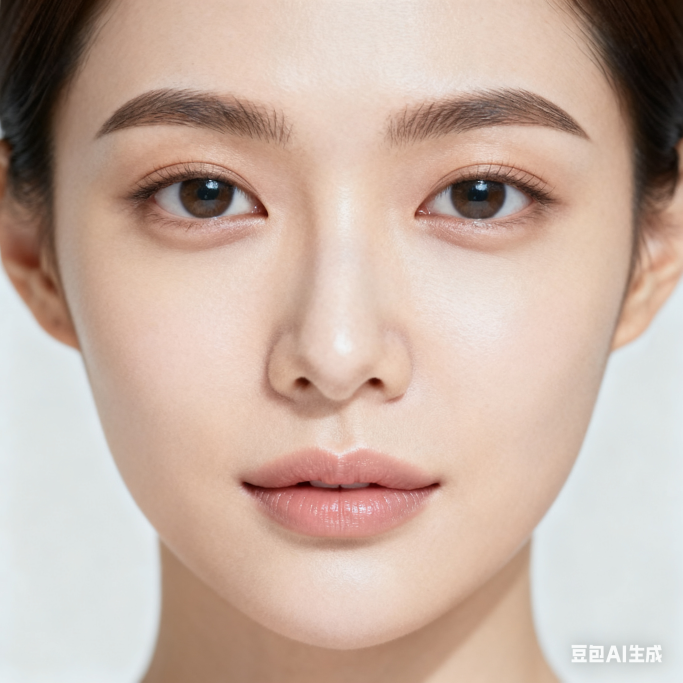
//> input picture OpenCV/course/img/person.png, 2048 x 2048 px (shown at 1/3 size)
$ ./BasicFunctions   (built with g++ and OpenCV 4)
//> lines starting //> are read from the running program, lines starting //| are printed output that depends on the picture; after the words box and inside, x2 and y2 are one past the last pixel; in counts of white or black regions, pixels touching at a corner belong together
#include <opencv2/opencv.hpp>

int main()
{
    std::string path = "/home/emmm/Desktop/scnu_rm/OpenCV/course/img/person.png";
    cv::Mat img = cv::imread(path);
//> img is the input picture: 2048 rows x 2048 cols, CV_8UC3; mean B, G, R 163.5, 176.1, 198.9
    resize(img, img, cv::Size(500, 500));
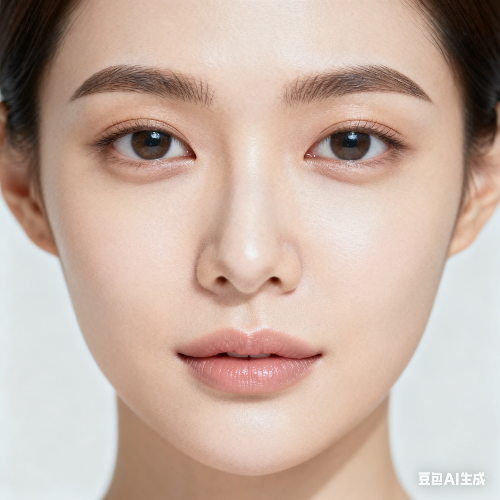
//> img: 500 rows x 500 cols, CV_8UC3; mean B, G, R 163.4, 176, 198.8

    cv::Mat imgGray, imgBlur, imgCanny, imgDil, imgErode;
    //图像灰度化
    cv::cvtColor(img, imgGray, cv::COLOR_BGR2GRAY);
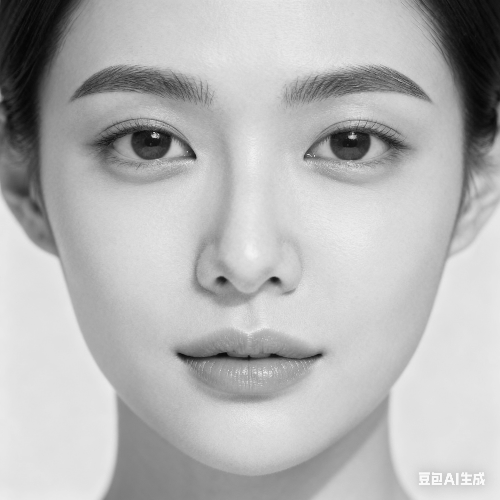
//> imgGray: 500 rows x 500 cols, CV_8UC1; min 4, max 250, mean 181.4
    //高斯模糊
    cv::GaussianBlur(imgGray, imgBlur, cv::Size(7,7), 5, 0); //数值越小模糊度越低
    //边缘检测
    cv::Canny(imgBlur, imgCanny, 50, 150); //阈值越小检测的边缘越多
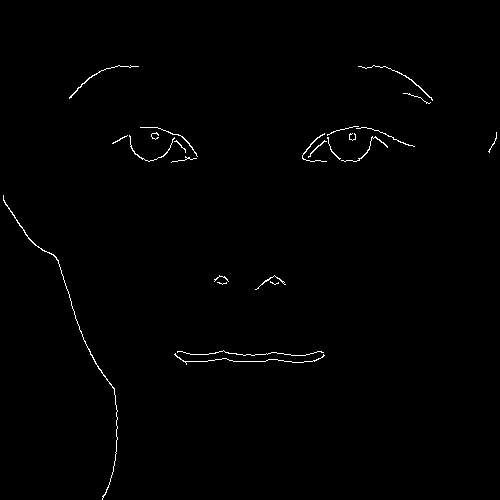
//> imgCanny: 500 rows x 500 cols, CV_8UC1; 0.67% white in thin lines or dots, all inside (x1, y1, x2, y2) = (3, 65, 497, 500)

    //膨胀
    cv::Mat kernel = getStructuringElement(cv::MORPH_RECT, cv::Size(5,5)); //设置核，size越大膨胀越多,只能用奇数
    cv::dilate(imgCanny, imgDil, kernel);
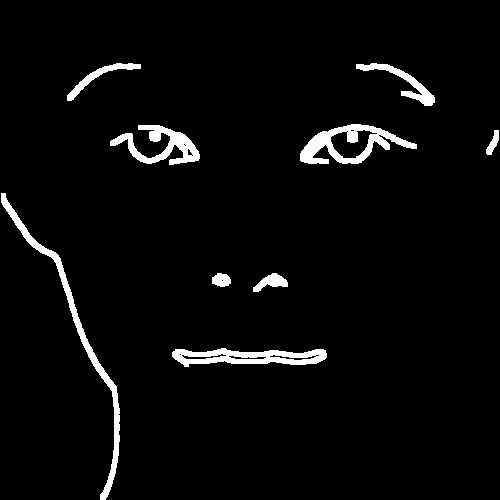
//> imgDil: 500 rows x 500 cols, CV_8UC1; 3.7% white; 9 white regions, largest, box (x1, y1, x2, y2) and area: (1, 193, 120, 500) 2148, (300, 124, 417, 164) 1869, (172, 348, 327, 367) 1744
    //腐蚀
    cv::erode(imgDil, imgErode, kernel);
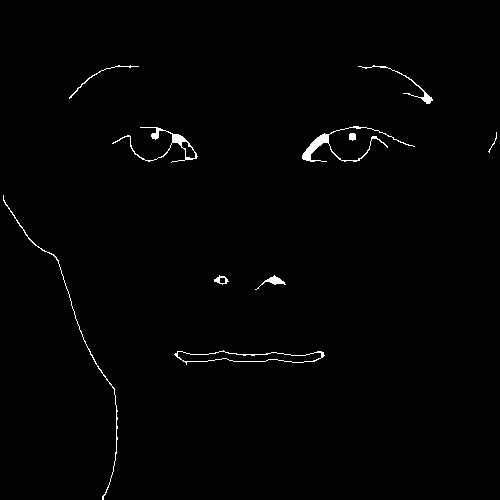
//> imgErode: 500 rows x 500 cols, CV_8UC1; 0.9% white; 10 white regions, largest, box (x1, y1, x2, y2) and area: (302, 126, 415, 162) 535, (112, 127, 198, 163) 411, (3, 195, 118, 500) 396

    cv::imshow("Image", img);
    cv::imshow("Image Gray", imgGray);
    cv::imshow("Image Blur", imgBlur);
    cv::imshow("Image Canny", imgCanny);
    cv::imshow("Image Dilation", imgDil);
    cv::imshow("Image Erode", imgErode);

    cv::waitKey(0);

    return 0;
}


// cv::GaussianBlur（高斯模糊）—— 去噪声
// void GaussianBlur(
//     InputArray src,
//     OutputArray dst,
//     Size ksize,    // 高斯核大小（必须是正的奇数，如3x3,5x5,7x7）
//     double sigmaX, // X方向标准差（控制模糊程度，0则由ksize自动计算）
//     double sigmaY = 0, // Y方向标准差（默认与sigmaX相同）
//     int borderType = BORDER_DEFAULT
// );
//
// ksize（核大小）：
// 噪声少、目标小（如小灯条）：用3x3（最小核，保留更多细节）。
// 噪声多、目标大（如大面积色块）：用5x5或7x7（更强模糊，但可能模糊边缘）。
// 原则：核大小不超过目标最小尺寸的 1/3（避免目标被模糊掉）
//
// sigmaX：
// 通常设为0（自动计算，公式：sigma = 0.3*((ksize-1)*0.5 - 1) + 0.8）。
// 手动调整（0.5~2.0之间，值越大模糊越强）

// cv::Canny（边缘检测）—— 提取关键边缘
// void Canny(
//     InputArray image,
//     OutputArray edges,
//     double threshold1, // 低阈值（控制边缘连接：低阈值→更多弱边缘被保留并连接）
//     double threshold2, // 高阈值（控制强边缘：高阈值→只有明显边缘被保留）
//     int apertureSize = 3, // Sobel算子大小（3,5,7，默认3即可）
//     bool L2gradient = false // 是否用L2范数计算梯度（默认false，用L1范数，速度快）
// );
//
// threshold2 ≈ 2~3 * threshold1（经验值，确保强边缘能连接弱边缘）
// 先固定threshold2，从大到小试：
// 减小threshold2（让更多边缘被保留），增大threshold2（过滤弱噪声边缘）
// 再调整threshold1（约为threshold2的 1/2~1/3）：
// 减小threshold1（让弱边缘参与连接），增大threshold1（过滤噪声边缘）

// cv::erode（腐蚀）与cv::dilate（膨胀）—— 形态学优化，处理轮廓细节
// 腐蚀（erode）：缩小前景区域，消除小噪声、断开连接（如把粘连的两个小目标分开）
// 膨胀（dilate）：扩大前景区域，连接断裂的轮廓、填补小漏洞（如修复边缘的缺口）
// 先腐蚀后膨胀叫 “开运算”，去噪声；先膨胀后腐蚀叫 “闭运算”，补漏洞
// void erode/dilate(
//     InputArray src,
//     OutputArray dst,
//     InputArray kernel, // 结构元素（控制腐蚀/膨胀的范围和形状，如3x3矩形、圆形）
//     Point anchor = Point(-1,-1), // 核的锚点（默认中心）
//     int iterations = 1, // 迭代次数（次数越多，效果越强）
//     int borderType = BORDER_CONSTANT,
//     const Scalar& borderValue = morphologyDefaultBorderValue()
// );
// 小噪声用小核，大噪声用大核（小心把目标侵蚀）；迭代通常1次，噪声过多最多2次
